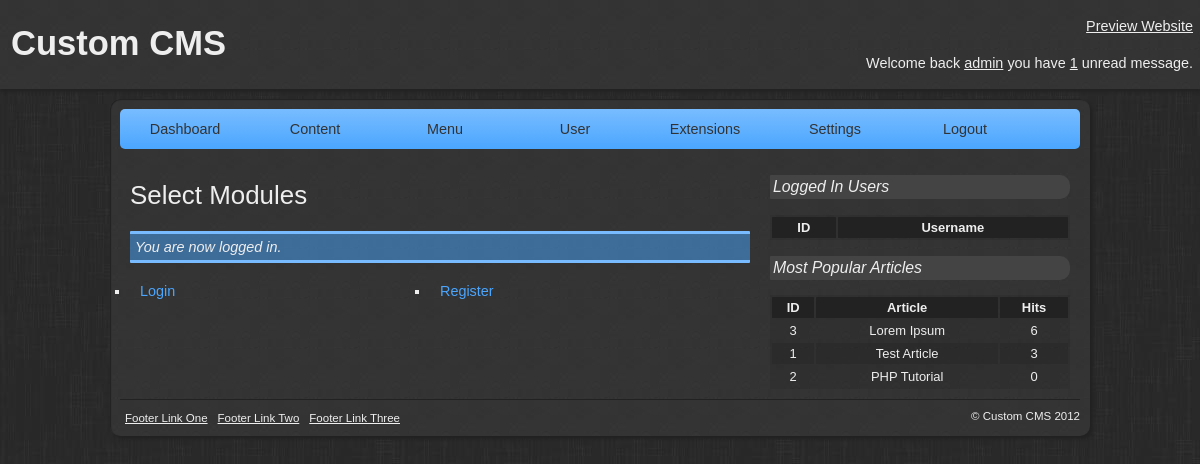
/admin/modules.php (signed in), run on the app's committed database.
### tables this page shows
CREATE TABLE IF NOT EXISTS `tbl_modules` (
  `id` int(11) NOT NULL AUTO_INCREMENT,
  `name` varchar(50) NOT NULL,
  `directory` varchar(50) NOT NULL,
  `brief` varchar(255) NOT NULL,
  `date_modified` datetime NOT NULL,
  `date_created` datetime NOT NULL,
  PRIMARY KEY (`id`)
);

CREATE TABLE IF NOT EXISTS `tbl_articles` (
  `id` int(11) NOT NULL AUTO_INCREMENT,
  `author` int(11) NOT NULL,
  `category` int(11) NOT NULL,
  `name` varchar(255) NOT NULL,
  `content` text NOT NULL,
  `keywords` varchar(100) NOT NULL,
  `description` varchar(100) NOT NULL,
  `hits` int(11) NOT NULL,
  `published` int(1) NOT NULL,
  `comments` int(1) NOT NULL,
  `date_modified` datetime NOT NULL,
  `date_created` datetime NOT NULL,
  PRIMARY KEY (`id`)
);

### library/core/mysql.php (called while the page is built, shortened)
<?php
class MySQL {
	private $connection;
	public function open_connection() {
		$this->connection = mysql_connect(DATABASE_SERVER, DATABASE_USERNAME, DATABASE_PASSWORD);
		if(!$this->connection) {
			die("MySQL connection failed: " . mysql_error());
		} else {
			$db_select = mysql_select_db(DATABASE_NAME, $this->connection);
		}
	}
	public function query($sql) {
		$result = mysql_query($sql, $this->connection);
		return $result;
	}
	public function fetch_array($result) {
		return mysql_fetch_array($result);
	}
}
$database = new MySQL();
?>

### library/core/core.php (called while the page is built, shortened)
<?php
class Core {
	public static function instantiate($record) {
		$object = new $class_name;
		foreach($record as $attribute => $value) {
			if($object->has_attribute($attribute)) {
				$object->$attribute = $value;
			}
		}
		return $object;
	}
	public static function find_by_sql($sql="") {
		global $database;
		$result = $database->query($sql);
		$object_array = array();
		while($row = $database->fetch_array($result)) {
			$object_array[] = static::instantiate($row);
		}
		return $object_array;
	}
	private function has_attribute($attribute) {
		$object_vars = get_object_vars($this);
		return array_key_exists($attribute, $object_vars);
	}
}
?>

### library/core/module.php (called while the page is built, shortened)
<?php
class Module extends Core {
	public static $table_name = 'modules';
	public static function find_all_by_name() {
		return static::find_by_sql("SELECT * FROM " . DATABASE_TBL_PREFIX . self::$table_name . " ORDER BY name ASC");
	}
}
?>

### library/core/article.php (called while the page is built, shortened)
<?php
class Article extends Core {
	public static $table_name = 'articles';
	public static function most_popular($number = 3) {
		return static::find_by_sql("SELECT * FROM " . DATABASE_TBL_PREFIX . self::$table_name . " ORDER BY hits DESC LIMIT {$number}");
	}
}
?>

### admin/modules.php (the view, shortened to what this page needs)
<?php
require(ADMIN_TEMPLATE.'header.php');
$modules = Module::find_all_by_name();
?>
<ul class="selectlist">
	<?php foreach($modules as $module): ?>
	<li><a href="create-module.php?module=<?php echo $module->id; ?>" title="<?php echo $module->brief; ?>"><?php echo $module->name; ?></a></li>
	<?php endforeach; ?>
</ul>
<?php
require(ADMIN_TEMPLATE.'footer.php');
?>

### templates/admin/newdefault/footer.php
</div>
        <div class="sidebar">
        	<h3>Logged In Users</h3>
            <table class="sidebar-table">
            	<tr>
                    <th>ID</th>
                    <th>Username</th>
                </tr>
            </table>
            <h3>Most Popular Articles</h3>
			<table class="sidebar-table">
				<tr>
					<th>ID</th>
					<th>Article</th>
					<th>Hits</th>
				</tr>
				<?php
					$most_popular_articles = Article::most_popular();
					foreach($most_popular_articles as $mpa):
				?>
				<tr>
					<td><?php echo $mpa->id; ?></td>
					<td><?php echo $mpa->name; ?></td>
					<td><?php echo $mpa->hits; ?></td>
				</tr>
				<?php endforeach; ?>
			</table>
        </div>
        <div class="footer">
            <div class="footer-left">
                <ul>
                    <li><a href="#">Footer Link One</a></li>
                    <li><a href="#">Footer Link Two</a></li>
                    <li><a href="#">Footer Link Three</a></li>
                </ul>
            </div>
            <div class="footer-right">
                <p>&copy; Custom CMS 2012</p>
            </div>
        </div>
    </div>
</body>
</html>

### templates/admin/newdefault/css/style.css (style rules this page uses)
body { margin: 0; padding: 0; font: .9em Arial; background: url('../images/background.jpg') #222; }
.sidebar { width: 300px; float: left; padding: 10px; }
.sidebar h3 { font-size: 1.1em; background: #444; padding: 3px; border-radius: 1px 10px 10px 1px; font-weight: 500; font-style: italic; }
.sidebar-table { width: 100%; font-size: .9em; background: #2F2F2F; background: rgba(11, 11, 11, .1); }
.sidebar-table tr:nth-child(odd) { background: rgba(28, 28, 28, .2); }
.sidebar-table th { background: #222; padding: 3px; border-radius: 1px 1px 0px 0px; }
.sidebar-table td { text-align: center; padding: 3px; }
.footer { width: 960px; padding: 10px 0 0; margin: 10px auto 0px; overflow: hidden; color: #EEE; font-size: .8em; border-top: 1px solid #222; }
.footer-left { float: left; }
.footer-right { float: right; }
.footer p { margin: 0; padding: 0; }
.footer ul { overflow: hidden; text-align: center; list-style: none; margin: 0; padding: 0; }
.footer ul li { float: left; }
.footer ul li a, .footer ul li a:link, .footer ul li a:visited { color: #EEE; display: block; padding: 2px 5px; transition: linear all 0.5s; -moz-transition: linear all 0.5s; -webkit-transition: linear all 0.5s; }
.selectlist { width: 620px; list-style: square; margin: 10px auto; padding: 0; }
.selectlist li { width: 300px; float: left; }
.selectlist a, .selectlist a:link, .selectlist a:visited { margin: 5px; padding: 5px; display: block; color: #4BA6FF; text-decoration: none; transition: linear all 0.5s; -moz-transition: linear all 0.5s; -webkit-transition: linear all 0.5s; }

### data on the page
tbl_modules: name "Login"
tbl_modules: name "Register"
tbl_articles: id "3", name "Lorem Ipsum", hits "6"
tbl_articles: id "1", name "Test Article", hits "3"
tbl_articles: id "2", name "PHP Tutorial", hits "0"

### other printed values
$_SESSION['user_username'] "admin"
Message::unread_messages($_SESSION['user_id']) "1"
$title "Select Modules"
$_SESSION['message'] "You are now logged in."
